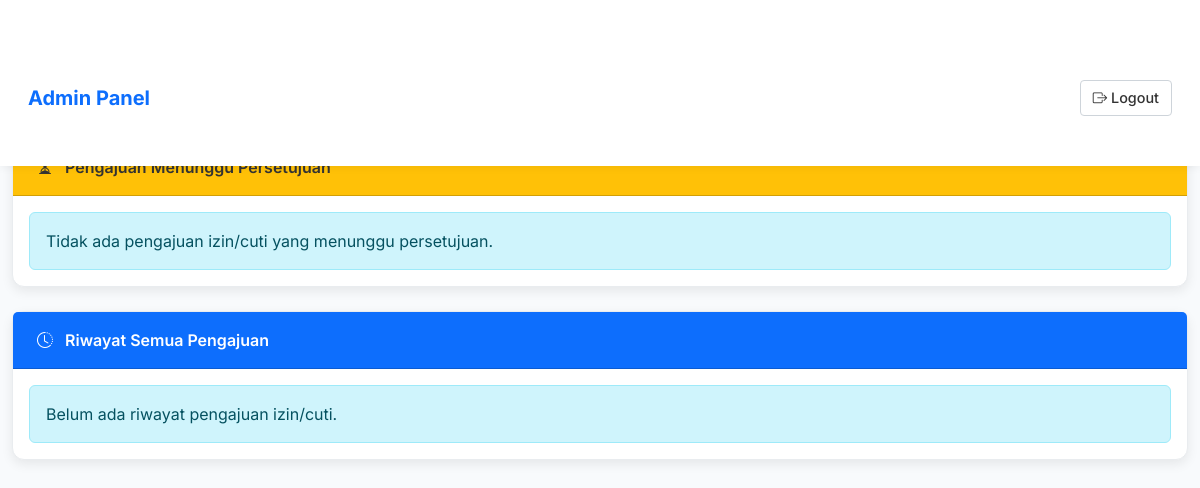
Before: /admin/persetujuan_izin_cuti.php (signed in) with the older database file.
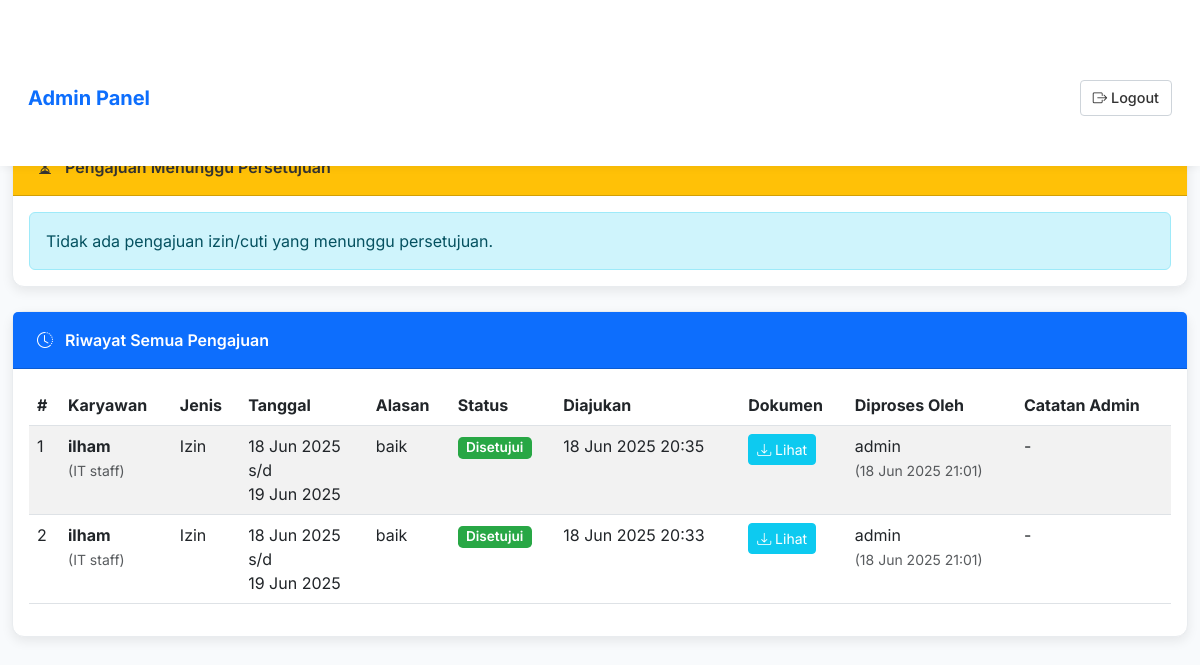
After: the same page with the newer database file.
### tables this page shows
CREATE TABLE `pengajuan_izin_cuti` (
  `id` int NOT NULL,
  `user_id` int NOT NULL,
  `jenis_pengajuan` enum('izin','cuti') NOT NULL,
  `tanggal_mulai` date NOT NULL,
  `tanggal_akhir` date NOT NULL,
  `alasan` text NOT NULL,
  `dokumen_pendukung` varchar(255) DEFAULT NULL,
  `status` enum('pending','disetujui','ditolak') NOT NULL DEFAULT 'pending',
  `tanggal_pengajuan` datetime DEFAULT CURRENT_TIMESTAMP,
  `disetujui_oleh` int DEFAULT NULL,
  `tanggal_persetujuan` datetime DEFAULT NULL,
  `catatan_admin` text
);

CREATE TABLE `karyawan` (
  `id` int NOT NULL,
  `nama` varchar(100) NOT NULL,
  `jabatan` varchar(100) DEFAULT NULL,
  `email` varchar(100) DEFAULT NULL,
  `created_at` timestamp NOT NULL DEFAULT CURRENT_TIMESTAMP
);

CREATE TABLE `user` (
  `id` int NOT NULL,
  `username` varchar(50) NOT NULL,
  `password` varchar(255) NOT NULL,
  `nama` varchar(100) NOT NULL,
  `role` enum('admin','user') NOT NULL DEFAULT 'user',
  `created_at` timestamp NOT NULL DEFAULT CURRENT_TIMESTAMP
);

### includes/function.php (called while the page is built, shortened)
<?php
function get_all_leave_requests_history() {
    global $conn;
    $requests = [];
    $stmt = $conn->prepare("
        SELECT
            pic.*,
            k.nama AS nama_karyawan,
            k.jabatan AS jabatan_karyawan,
            u.username AS admin_username
        FROM
            pengajuan_izin_cuti pic
        JOIN
            karyawan k ON pic.user_id = k.id
        LEFT JOIN
            user u ON pic.disetujui_oleh = u.id
        ORDER BY
            pic.tanggal_pengajuan DESC
    ");
    $stmt->execute();
    $result = $stmt->get_result();
    while ($row = $result->fetch_assoc()) {
        $requests[] = $row;
    }
    return $requests;
}
?>

### admin/persetujuan_izin_cuti.php (the view, shortened to what this page needs)
<?php
require '../includes/config.php';
require '../includes/function.php';
$pending_requests = get_all_pending_leave_requests();
$all_requests_history = get_all_leave_requests_history();
?>
<!DOCTYPE html>
<html lang="id">
<head>
    <link href="https://cdn.jsdelivr.net/npm/bootstrap@5.3.0/dist/css/bootstrap.min.css" rel="stylesheet">
    <link href="https://cdn.jsdelivr.net/npm/bootstrap-icons@1.10.5/font/bootstrap-icons.css" rel="stylesheet">
</head>
<body>
<nav class="navbar navbar-expand-lg fixed-top">
    <div class="container">
        <a class="navbar-brand" href="dashboard.php">Admin Panel</a>
        <div class="d-flex">
            <a href="../logout.php" class="btn btn-outline-dark btn-sm">
                <i class="bi bi-box-arrow-right"></i> Logout
            </a>
        </div>
    </div>
</nav>
<div class="container">
    <h2><i class="bi bi-calendar2-check"></i> Persetujuan Izin / Cuti</h2>
    <div class="card mb-4">
        <div class="card-header bg-warning-custom">
            <i class="bi bi-hourglass-split me-2"></i> Pengajuan Menunggu Persetujuan
        </div>
        <div class="card-body">
            <?php if (empty($pending_requests)): ?>
                <div class="alert alert-info mb-0" role="alert">
                    Tidak ada pengajuan izin/cuti yang menunggu persetujuan.
                </div>
            <?php endif; ?>
        </div>
    </div>
    <div class="card">
        <div class="card-header">
            <i class="bi bi-clock-history me-2"></i> Riwayat Semua Pengajuan
        </div>
        <div class="card-body">
            <?php if (empty($all_requests_history)): ?>
                <div class="alert alert-info mb-0" role="alert">
                    Belum ada riwayat pengajuan izin/cuti.
                </div>
            <?php else: ?>
                <div class="table-responsive">
                    <table class="table table-striped table-hover">
                        <thead>
                            <tr>
                                <th scope="col">#</th>
                                <th scope="col">Karyawan</th>
                                <th scope="col">Jenis</th>
                                <th scope="col">Tanggal</th>
                                <th scope="col">Alasan</th>
                                <th scope="col">Status</th>
                                <th scope="col">Diajukan</th>
                                <th scope="col">Dokumen</th>
                                <th scope="col">Diproses Oleh</th>
                                <th scope="col">Catatan Admin</th>
                            </tr>
                        </thead>
                        <tbody>
                            <?php $no = 1; ?>
                            <?php foreach ($all_requests_history as $req): ?>
                                <tr>
                                    <td><?= $no++ ?></td>
                                    <td>
                                        <strong><?= htmlspecialchars($req['nama_karyawan']) ?></strong>
                                        <br><small class="text-muted">(<?= htmlspecialchars($req['jabatan_karyawan'] ?? 'N/A') ?>)</small>
                                    </td>
                                    <td><?= ucfirst($req['jenis_pengajuan']) ?></td>
                                    <td>
                                        <?= date('d M Y', strtotime($req['tanggal_mulai'])) ?>
                                        <br>s/d
                                        <br><?= date('d M Y', strtotime($req['tanggal_akhir'])) ?>
                                    </td>
                                    <td><?= htmlspecialchars(substr($req['alasan'], 0, 80)) ?><?= (strlen($req['alasan']) > 80) ? '...' : '' ?></td>
                                    <td>
                                        <span class="status-badge status-badge-<?= htmlspecialchars($req['status']) ?>">
                                            <?= ucfirst($req['status']) ?>
                                        </span>
                                    </td>
                                    <td><?= date('d M Y H:i', strtotime($req['tanggal_pengajuan'])) ?></td>
                                    <td>
                                        <?php if (!empty($req['dokumen_pendukung'])): ?>
                                            <a href="../uploads/izin_cuti/<?= htmlspecialchars($req['dokumen_pendukung']) ?>" target="_blank" class="btn btn-sm btn-info text-white">
                                                <i class="bi bi-download"></i> Lihat
                                            </a>
                                        <?php else: ?>
                                            -
                                        <?php endif; ?>
                                    </td>
                                    <td>
                                        <?php if ($req['status'] != 'pending'): ?>
                                            <?= htmlspecialchars($req['admin_username'] ?? 'N/A') ?>
                                            <br><small class="text-muted">(<?= date('d M Y H:i', strtotime($req['tanggal_persetujuan'])) ?>)</small>
                                        <?php else: ?>
                                            Belum Diproses
                                        <?php endif; ?>
                                    </td>
                                    <td>
                                        <?php if (!empty($req['catatan_admin'])): ?>
                                            <span class="small-text" data-bs-toggle="tooltip" data-bs-placement="top" title="<?= htmlspecialchars($req['catatan_admin']) ?>">
                                                Lihat Catatan
                                            </span>
                                        <?php else: ?>
                                            -
                                        <?php endif; ?>
                                    </td>
                                </tr>
                            <?php endforeach; ?>
                        </tbody>
                    </table>
                </div>
            <?php endif; ?>
        </div>
    </div>
</div>
</body>
</html>

### admin/persetujuan_izin_cuti.php (style rules this page uses)
body { font-family: 'Inter', sans-serif; background-color: #f8fafc; color: #333; margin: 0; }
.navbar { background-color: #ffffff; box-shadow: 0 2px 8px rgba(0, 0, 0, 0.05); padding: 0.5rem 1rem; }
.navbar-brand { font-weight: 700; color: #0d6efd !important; font-size: 1.25rem; }
.btn-outline-dark { border-color: #ced4da; color: #333; font-weight: 500; font-size: 0.9rem; padding: 0.375rem 0.75rem; }
.container { max-width: 1200px; padding-top: 70px; padding-bottom: 40px; }
h2 { color: #0d6efd; font-weight: 700; margin-bottom: 30px; display: flex; align-items: center; gap: 10px; }
.card { border-radius: 12px; box-shadow: 0 4px 12px rgba(0, 0, 0, 0.08); border: 1px solid #e9ecef; margin-bottom: 30px; }
.card-header { background-color: #0d6efd; color: #fff; font-weight: 600; border-top-left-radius: 12px; border-top-right-radius: 12px; padding: 1rem 1.5rem; }
.table-striped tbody tr:nth-of-type(odd) { background-color: rgba(0, 0, 0, 0.03); }
.status-badge-disetujui { background-color: #28a745; color: #fff; }
.status-badge { padding: 0.3em 0.6em; border-radius: 0.3rem; font-size: 0.85em; font-weight: 600; line-height: 1; text-align: center; white-space: nowrap; vertical-align: baseline; display: inline-block; }
.bg-warning-custom { background-color: #ffc107 !important; color: #333 !important; }

Changed rows visible on the page:
added pengajuan_izin_cuti: user.nama "ilham", user.jabatan "IT staff", jenis_pengajuan "Izin", tanggal_mulai "18 Jun 2025", tanggal_akhir "19 Jun 2025", alasan "baik", status "Disetujui", tanggal_pengajuan "18 Jun 2025 20:35", user.username "admin", tanggal_persetujuan "18 Jun 2025 21:01"
added pengajuan_izin_cuti: user.nama "ilham", user.jabatan "IT staff", jenis_pengajuan "Izin", tanggal_mulai "18 Jun 2025", tanggal_akhir "19 Jun 2025", alasan "baik", status "Disetujui", tanggal_pengajuan "18 Jun 2025 20:33", user.username "admin", tanggal_persetujuan "18 Jun 2025 21:01"
Other visible differences:
text no longer shown: "Belum ada riwayat pengajuan izin/cuti."
text now shown: "# Karyawan Jenis Tanggal Alasan Status Diajukan Dokumen Diproses Oleh Catatan Admin"
